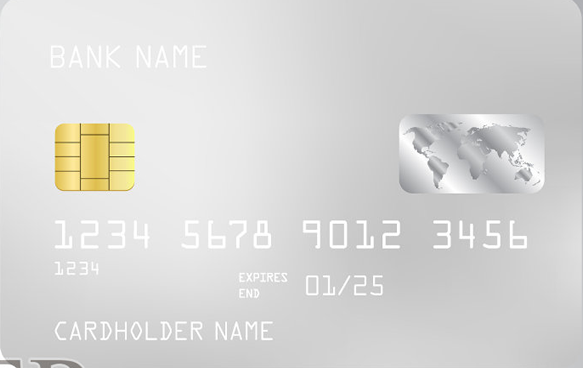
#> input picture bandCard/picture/card8.png, 583 x 368 px
$ python demo8.py   (older library calls are emulated)
#> lines starting #> are read from the running program, lines starting #| are printed output that depends on the picture; after the words box and inside, x2 and y2 are one past the last pixel; in counts of white or black regions, pixels touching at a corner belong together
import cv2 as cv
import numpy as np


img = cv.imread("./picture/card8.png")
#> img is the input picture: shape (368, 583, 3); mean B, G, R 213.7, 215.8, 216.3
# 二值化
gray = cv.cvtColor(img, cv.COLOR_BGR2GRAY)
ret, thresh = cv.threshold(gray, 250, 255, cv.THRESH_BINARY)
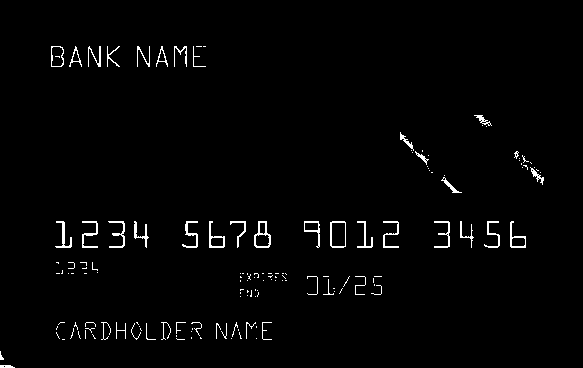
#> thresh: shape (368, 583); 1.8% white in thin lines or dots, all inside (x1, y1, x2, y2) = (0, 46, 544, 368)

# 膨胀操作  将中间的白块去掉
kernel = np.ones((12, 28), np.uint8)
dilate = cv.dilate(thresh, kernel, iterations=1)
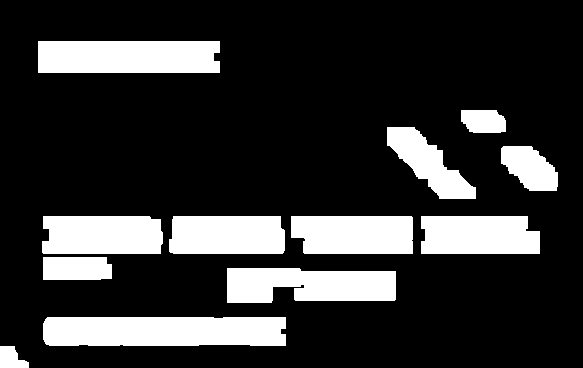
#> dilate: shape (368, 583); 20% white; 12 white regions

cv.imshow("" ,dilate)
cv.waitKey(0)

binary, contours, hierarchy = cv.findContours(dilate, cv.RETR_TREE, cv.CHAIN_APPROX_NONE)
#> contours = 12 contours; largest, box (x1, y1, x2, y2) and area: (43, 317, 286, 346) 6651, (38, 41, 220, 73) 5558, (227, 268, 396, 303) 4844, (291, 216, 413, 254) 4278, (42, 216, 163, 254) 4260
# print(contours)  # 轮廓点
cnts = sorted(contours, key=cv.contourArea, reverse=True)
#> cnts has the same summary as contours
# 所有轮廓
res_img = img.copy()
res = cv.drawContours(res_img, contours, -1, (0, 0, 255), 2)
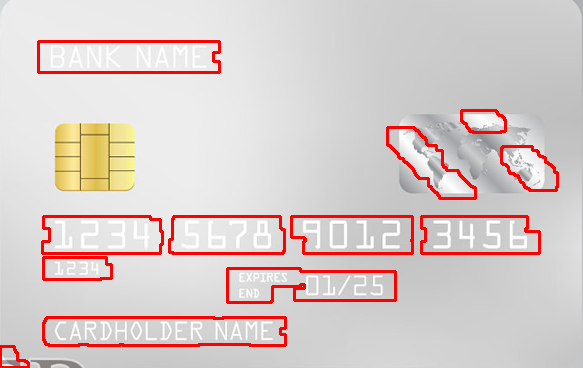
#> res: shape (368, 583, 3); mean B, G, R 203, 205.2, 218.3

# 数字区域 3 4 5 6
res1_img = img.copy()
res1 = cv.drawContours(res1_img, contours[6], -1, (0, 0, 255), 2)


list = [7,6,5,4]
number_list = []
for l in list:
    x, y, w, h = cv.boundingRect(contours[l])
#> x = 42; y = 216; w = 121; h = 38
    img2 = cv.rectangle(gray, (x, y), (x+w, y+h), (0, 255, 0), 2)
    print(x, y, w, h)
#| 42 216 121 38
    # cv.imshow("img1", img2)     # 数字轮廓

    img_c = thresh.copy()
    img_number = img_c[y: y+h, x+8:x+w-8]
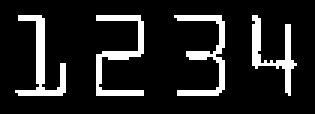
#> img_number: shape (38, 105) (shown 3 times larger); 13.1% white in thin lines or dots, all inside (x1, y1, x2, y2) = (5, 5, 99, 32)
    # cv.imshow("img_number", img_number)  # 银行卡数字截取
    # cv.waitKey(0)

    w_4 = int((w- 16) / 4 )
#> w_4 = 26

    for i in range(4):
        if i == 0:
            left = 0
            right = w_4
#> right = 26
        else:
            left = (w_4) * i
            right = (w_4) * (i + 1)
        img_number_x = img_number.copy()
        # img_number_x = cv.cvtColor(img_number_x, cv.COLOR_BGR2GRAY)
        # 银行卡单个数字提取
        img_number_1 = img_number_x[:, left:right]
#> img_number_1: shape (38, 26); 13.7% white; 1 white region, box (x1, y1, x2, y2) and area: (5, 5, 22, 32) 135

        # 读取模板图片
        img_template = cv.imread("./picture/ocr_a_reference.png", 0)
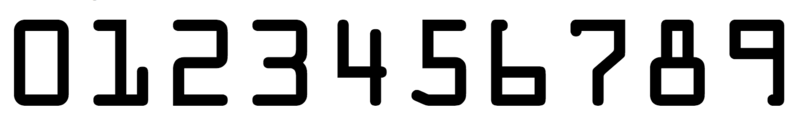
#> input picture bandCard/picture/ocr_a_reference.png, 800 x 126 px
#> img_template: shape (126, 800); min 0, max 255, mean 200.7
        template_size = cv.resize(img_template, None, fx=0.30, fy=0.30)
        template_size = 255 - template_size
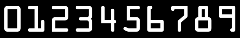
#> template_size: shape (38, 240); min 0, max 255, mean 54.1
        res_list = []  # 相似度列表
        for j in range(10):
            left_m = 24 * j
            right_m = 24 * (j + 1)
            img_template_c = template_size.copy()
            template_number = img_template_c[0:, left_m:right_m]
            # cv.imshow("img_number_1", img_number_1)
            # cv.imshow("template_number", template_number)
            # cv.waitKey(0)
            # 模板匹配
            res = cv.matchTemplate(img_number_1, template_number, cv.TM_CCOEFF)
            min_val, max_val, min_loc, max_loc = cv.minMaxLoc(res)
            # print(min_val, max_val, min_loc, max_loc)
            res_list.append(max_val)
#> this loop made 10 passes
#> (res, min_val, max_val, min_loc, max_loc) on passes 1 to 9: ([[1066690.8, 1614176, 1733516.2]], 1066690.8, 1733516.2, (0, 0), (2, 0)), ([[3798392, 5933252, 5548457]], 3798392, 5933252, (0, 0), (1, 0)), ([[1727665.6, 1941356.1, 2062736.1]], 1727665.6, 2062736.1, (0, 0), (2, 0)), ([[1708979.2, 2415074.2, 3015599.8]], 1708979.2, 3015599.8, (0, 0), (2, 0)), ([[-446327.3, -285167.2, -21752.2]], -446327.3, -21752.2, (0, 0), (2, 0)), ([[1555519.2, 2056084, 2576029.2]], 1555519.2, 2576029.2, (0, 0), (2, 0)), ([[770021.5, 1458012, 2193431.5]], 770021.5, 2193431.5, (0, 0), (2, 0)), ([[1222398.8, 1644423.8, 1927728.8]], 1222398.8, 1927728.8, (0, 0), (2, 0)), ([[2161681.5, 1949776, 1980887]], 1949776, 2161681.5, (1, 0), (0, 0))
#> pass 3, `template_number = img_template_c[0:, left_m:right_m]`:
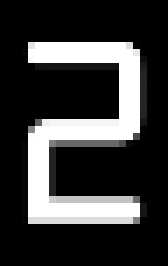
#> template_number: shape (38, 24) (shown 7 times larger); min 0, max 255, mean 57.5
#> after the loop, res_list = [1733516.2, 5933252, 2062736.1, 3015599.8, -21752.2, 2576029.2, 2193431.5, 1927728.8, 2161681.5, 1136556.5]
        # print(res_list.index(max(res_list)))
        number_list.append(res_list.index(max(res_list)))
print(number_list)
cv.imshow("img", img)

cv.waitKey(0)
cv.destroyAllWindows()
